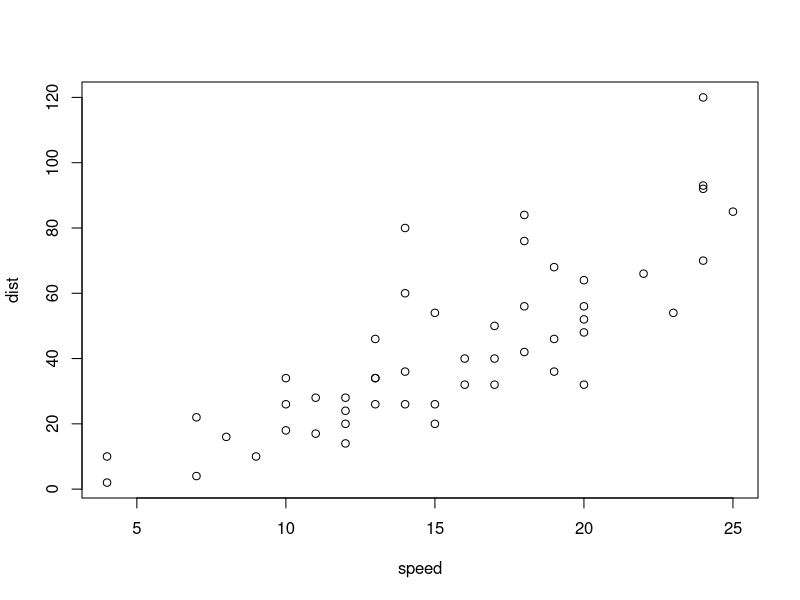
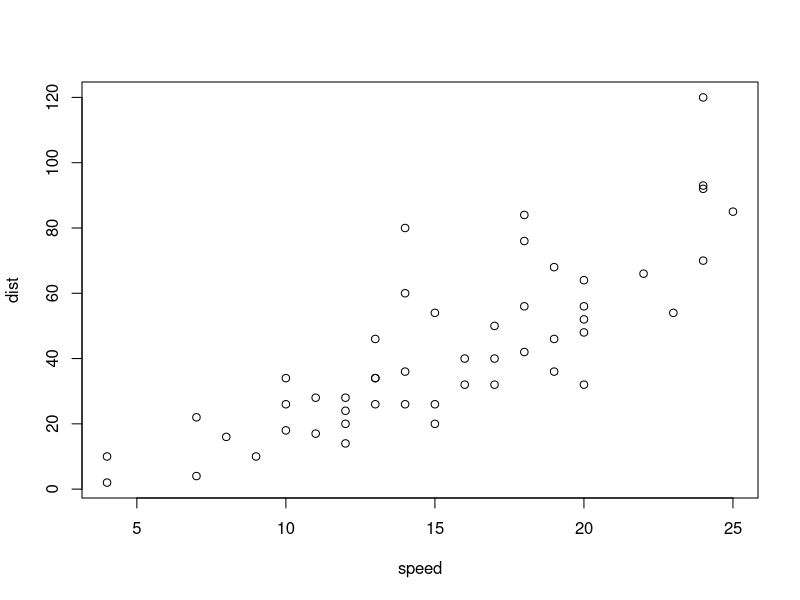
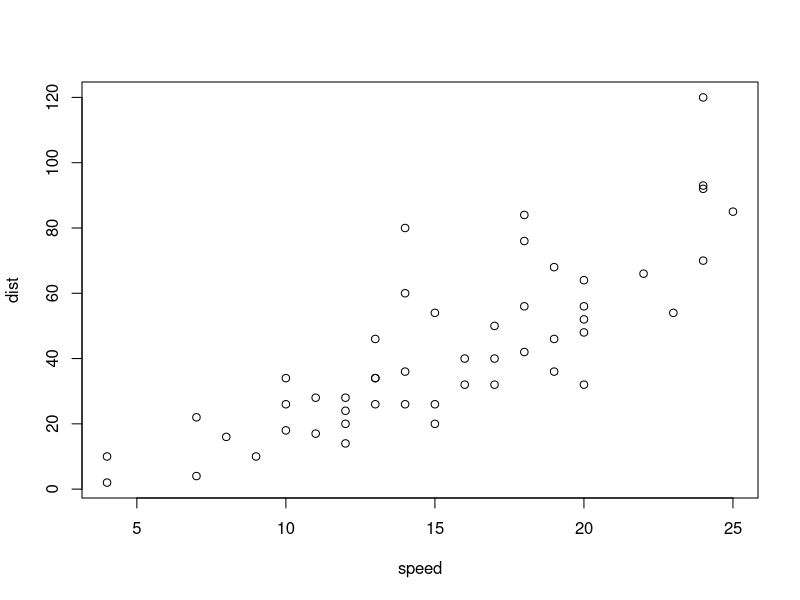
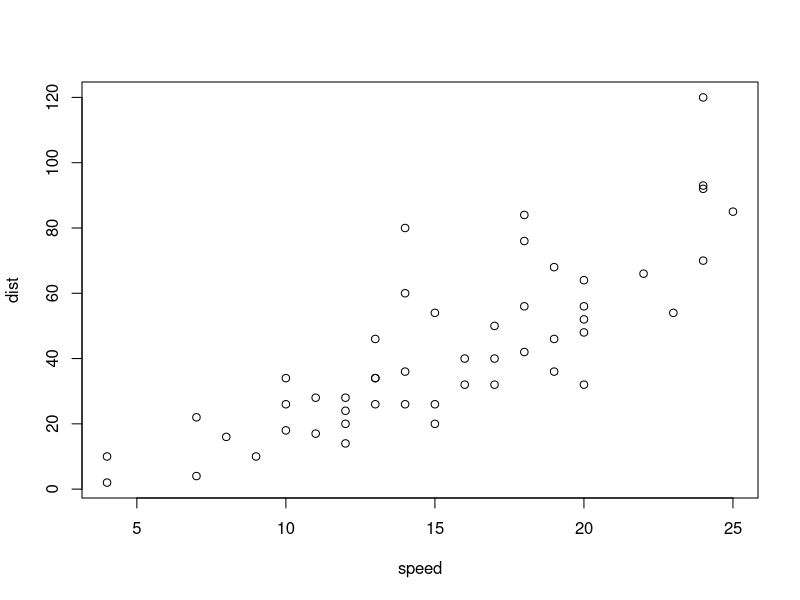
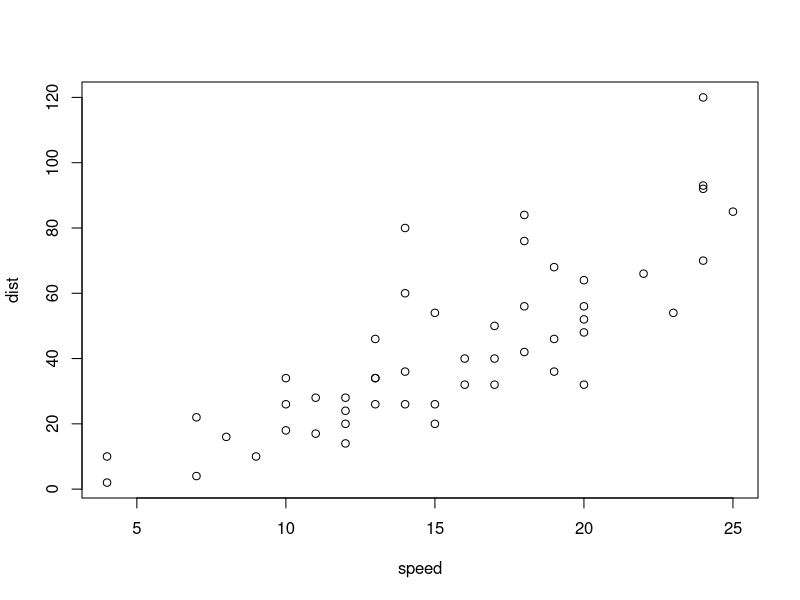
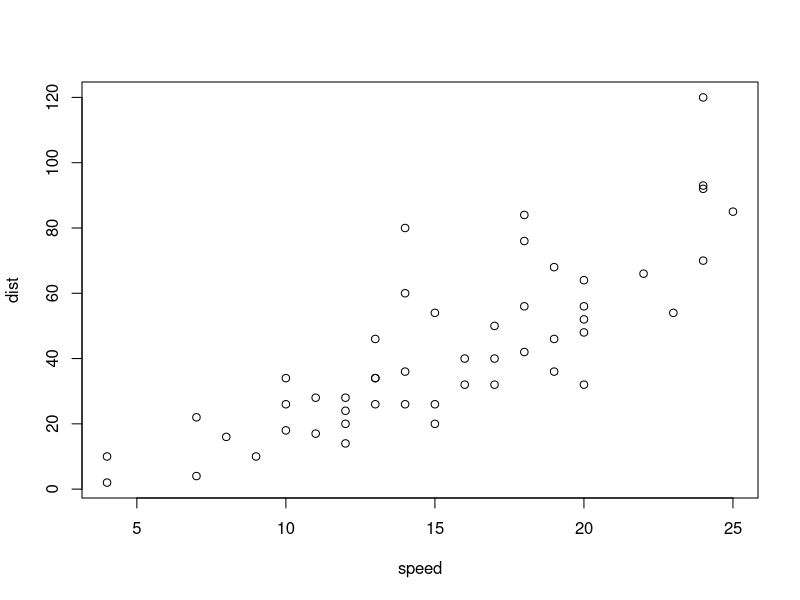
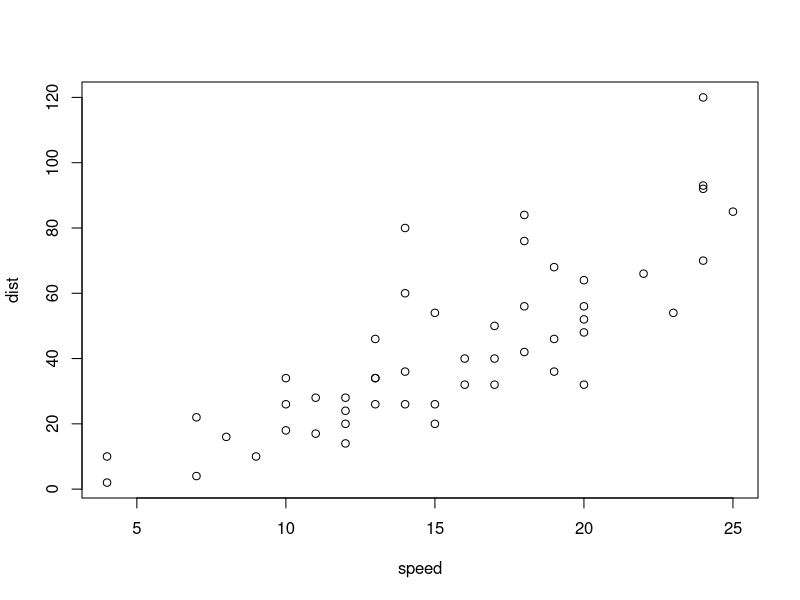
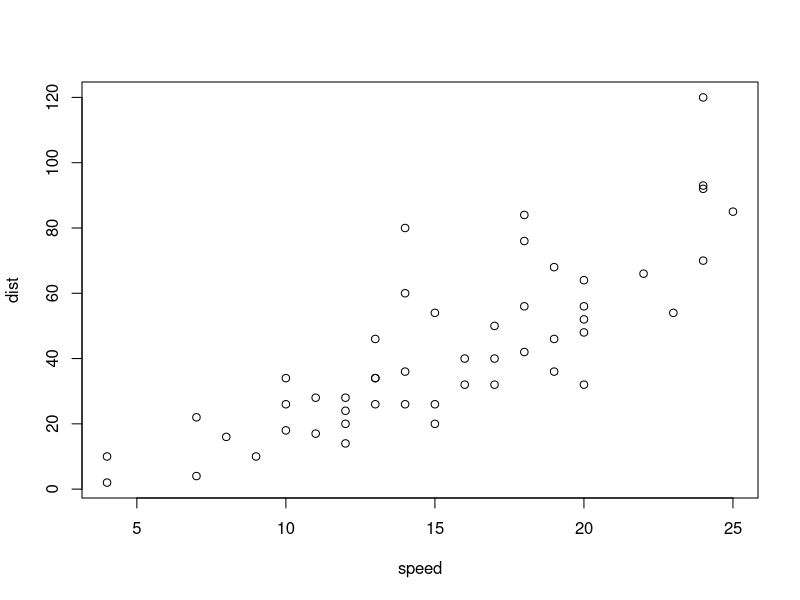

Write R code to recreate these figures, in order.
## ---- chunk 1
plot(cars)
## ---- chunk 2
plot(cars)
## ---- chunk 3
plot(cars)
## ---- chunk 4
plot(cars)
## ---- chunk 5
plot(cars)
## ---- chunk 6
plot(cars)
## ---- chunk 7
plot(cars)
## ---- chunk 8
plot(cars)
## ---- chunk 9
plot(cars)
## ---- chunk 10
plot(cars)
## ---- chunk 11
plot(cars)
## ---- chunk 12
plot(cars)
## ---- chunk 13
plot(cars)
## ---- chunk 14
plot(cars)
## ---- chunk 15
plot(cars)
